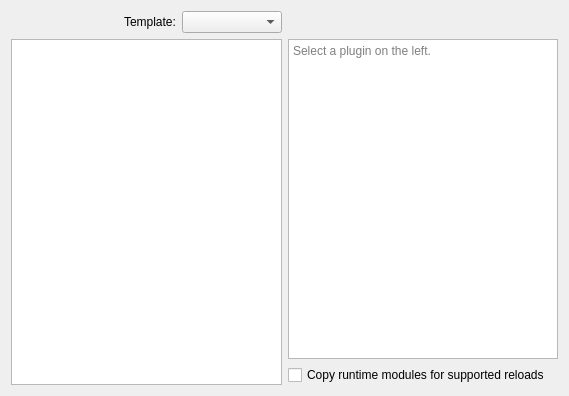
<?xml version="1.0" encoding="UTF-8"?>
<ui version="4.0">
 <class>PluginSelectionWidget</class>
 <widget class="QWidget" name="PluginSelectionWidget">
  <property name="geometry">
   <rect>
    <x>0</x>
    <y>0</y>
    <width>569</width>
    <height>396</height>
   </rect>
  </property>
  <property name="windowTitle">
   <string>Form</string>
  </property>
  <layout class="QGridLayout" name="gridLayout">
   <item row="0" column="0">
    <layout class="QHBoxLayout" name="horizontalLayout">
     <item>
      <spacer name="horizontalSpacer">
       <property name="orientation">
        <enum>Qt::Horizontal</enum>
       </property>
       <property name="sizeHint" stdset="0">
        <size>
         <width>40</width>
         <height>20</height>
        </size>
       </property>
      </spacer>
     </item>
     <item>
      <widget class="QLabel" name="label">
       <property name="text">
        <string>Template:</string>
       </property>
      </widget>
     </item>
     <item>
      <widget class="QComboBox" name="Template">
       <property name="minimumSize">
        <size>
         <width>100</width>
         <height>0</height>
        </size>
       </property>
      </widget>
     </item>
    </layout>
   </item>
   <item row="0" column="1">
    <widget class="QLabel" name="dummy">
     <property name="text">
      <string/>
     </property>
    </widget>
   </item>
   <item row="1" column="0">
    <widget class="QListWidget" name="PluginsList"/>
   </item>
   <item row="1" column="1">
    <layout class="QVBoxLayout" name="verticalLayout">
     <item>
      <widget class="QPlainTextEdit" name="DescriptionText">
       <property name="readOnly">
        <bool>true</bool>
       </property>
       <property name="placeholderText">
        <string>Select a plugin on the left.</string>
       </property>
      </widget>
     </item>
     <item>
      <widget class="QCheckBox" name="LoadCopy">
       <property name="text">
        <string>Copy runtime modules for supported reloads</string>
       </property>
      </widget>
     </item>
    </layout>
   </item>
  </layout>
 </widget>
 <resources/>
 <connections/>
</ui>
